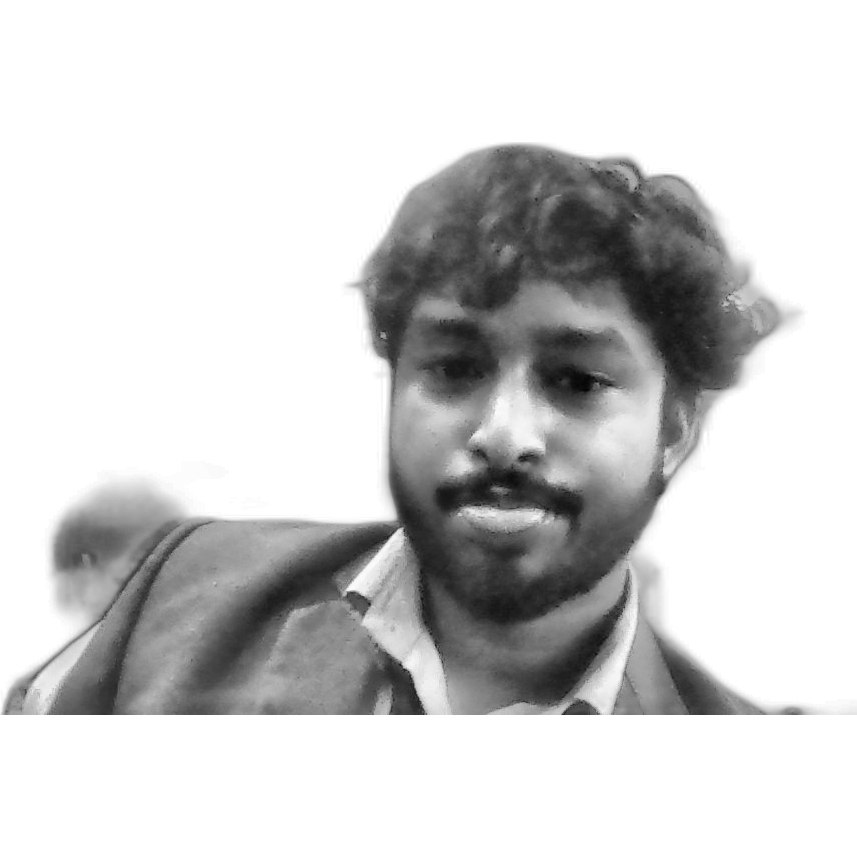
#> input picture source-prepped.png, 857 x 857 px, found by its file name
$ python make_ascii_svg.py
#> lines starting #> are read from the running program, lines starting #| are printed output that depends on the picture
#!/usr/bin/env python3
"""Convert a prepped grayscale photo into a self-typing monochrome ASCII SVG.

Downsamples the image to a character grid, maps brightness to a density
ramp, and wraps each row in a clip-path wipe that reveals left-to-right,
staggered top-to-bottom, with a small block cursor riding the wipe edge.
The portrait prints once and freezes -- no looping.
"""
import sys
from pathlib import Path

from PIL import Image

RAMP = " .`:-=+*cs#%@"  # bright (sparse) -> dark (dense); leading space = blank
COLS = 100
ROWS = 53
CHAR_W = 6.2
CHAR_H = 11
FILL = "#8b949e"
CURSOR_FILL = "#c9d1d9"
ROW_DURATION = 0.55
ROW_STAGGER = 0.09


def image_to_rows(path: str, cols: int = COLS, rows: int = ROWS) -> list[str]:
#> called with path = 'source-prepped.png', cols = 100, rows = 53
    img = Image.open(path).convert("L").resize((cols, rows), Image.LANCZOS)
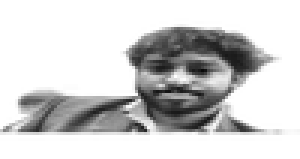
#> img: PIL image 100x53 L (shown 3 times larger); min 8, max 255, mean 208.4
    pixels = list(img.getdata())
#> pixels = 5300 values, max 255 at index 0, min 8 at index 2367, mean 208.4
    ramp_len = len(RAMP)
    lines = []
    for r in range(rows):
        row_pixels = pixels[r * cols:(r + 1) * cols]
        chars = []
        for p in row_pixels:
            idx = min(ramp_len - 1, (255 - p) * ramp_len // 256)
            chars.append(RAMP[idx])
        lines.append("".join(chars))
#> after the loop, lines = 53 items
    return lines


def escape(s: str) -> str:
    return (
        s.replace("&", "&amp;")
        .replace("<", "&lt;")
        .replace(">", "&gt;")
    )


def build_svg(lines: list[str], static: bool = False) -> str:
    width = COLS * CHAR_W + 20
    height = ROWS * CHAR_H + 20
    parts = [
        f'<svg viewBox="0 0 {width:.0f} {height:.0f}" width="{width:.0f}" height="{height:.0f}" '
        f'xmlns="http://www.w3.org/2000/svg" font-family="ui-monospace, SFMono-Regular, Consolas, monospace">',
        f'<rect width="{width:.0f}" height="{height:.0f}" fill="transparent"/>',
        f'<style>text{{font-size:{CHAR_H}px;fill:{FILL};white-space:pre;}}</style>',
    ]

    total_width = COLS * CHAR_W

    for i, line in enumerate(lines):
        y = 10 + (i + 1) * CHAR_H - 2
        row_id = f"row{i}"
        start = i * ROW_STAGGER
        end = start + ROW_DURATION
        safe_line = escape(line)

        if static:
            parts.append(
                f'<text x="10" y="{y:.1f}">{safe_line}</text>'
            )
            continue

        parts.append(f'<clipPath id="clip{row_id}">')
        parts.append(
            f'<rect x="10" y="{y - CHAR_H:.1f}" width="0" height="{CHAR_H + 4}">'
            f'<animate attributeName="width" from="0" to="{total_width:.1f}" '
            f'begin="{start:.2f}s" dur="{ROW_DURATION:.2f}s" fill="freeze" calcMode="linear"/>'
            f'</rect>'
        )
        parts.append('</clipPath>')
        parts.append(
            f'<text x="10" y="{y:.1f}" clip-path="url(#clip{row_id})">{safe_line}</text>'
        )
        # Cursor block riding the wipe edge, disappears when the row finishes.
        parts.append(
            f'<rect x="10" y="{y - CHAR_H + 1:.1f}" width="{CHAR_W:.1f}" height="{CHAR_H:.1f}" '
            f'fill="{CURSOR_FILL}" opacity="0">'
            f'<animate attributeName="x" from="10" to="{10 + total_width - CHAR_W:.1f}" '
            f'begin="{start:.2f}s" dur="{ROW_DURATION:.2f}s" fill="freeze" calcMode="linear"/>'
            f'<animate attributeName="opacity" values="0;1;1;0" keyTimes="0;0.01;0.9;1" '
            f'begin="{start:.2f}s" dur="{ROW_DURATION:.2f}s" fill="freeze"/>'
            f'</rect>'
        )

    parts.append('</svg>')
    return "\n".join(parts)


if __name__ == "__main__":
    src = sys.argv[1] if len(sys.argv) > 1 else "source-prepped.png"
    static = __import__("os").environ.get("STATIC") == "1"
    lines = image_to_rows(src)
#> lines = 53 items
    svg = build_svg(lines, static=static)
#> the loop in build_svg, `for i, line in enumerate(lines):` made 53 passes
#> (y, row_id, start, end) on passes 1 to 12: (19, 'row0', 0, 0.55), (30, 'row1', 0.09, 0.64), (41, 'row2', 0.18, 0.73), (52, 'row3', 0.27, 0.82), (63, 'row4', 0.36, 0.91), (74, 'row5', 0.45, 1), (85, 'row6', 0.54, 1.09), (96, 'row7', 0.63, 1.18), (107, 'row8', 0.72, 1.27), (118, 'row9', 0.81, 1.36), (129, 'row10', 0.9, 1.45), (140, 'row11', 0.99, 1.54)
#> after the loop in build_svg, `for i, line in enumerate(lines):`: parts = 268 items
    out = Path("avi-ascii.svg")
    out.write_text(svg, encoding="utf-8")
    print(f"wrote {out} ({len(lines)} rows x {COLS} cols)")
#| wrote avi-ascii.svg (53 rows x 100 cols)
